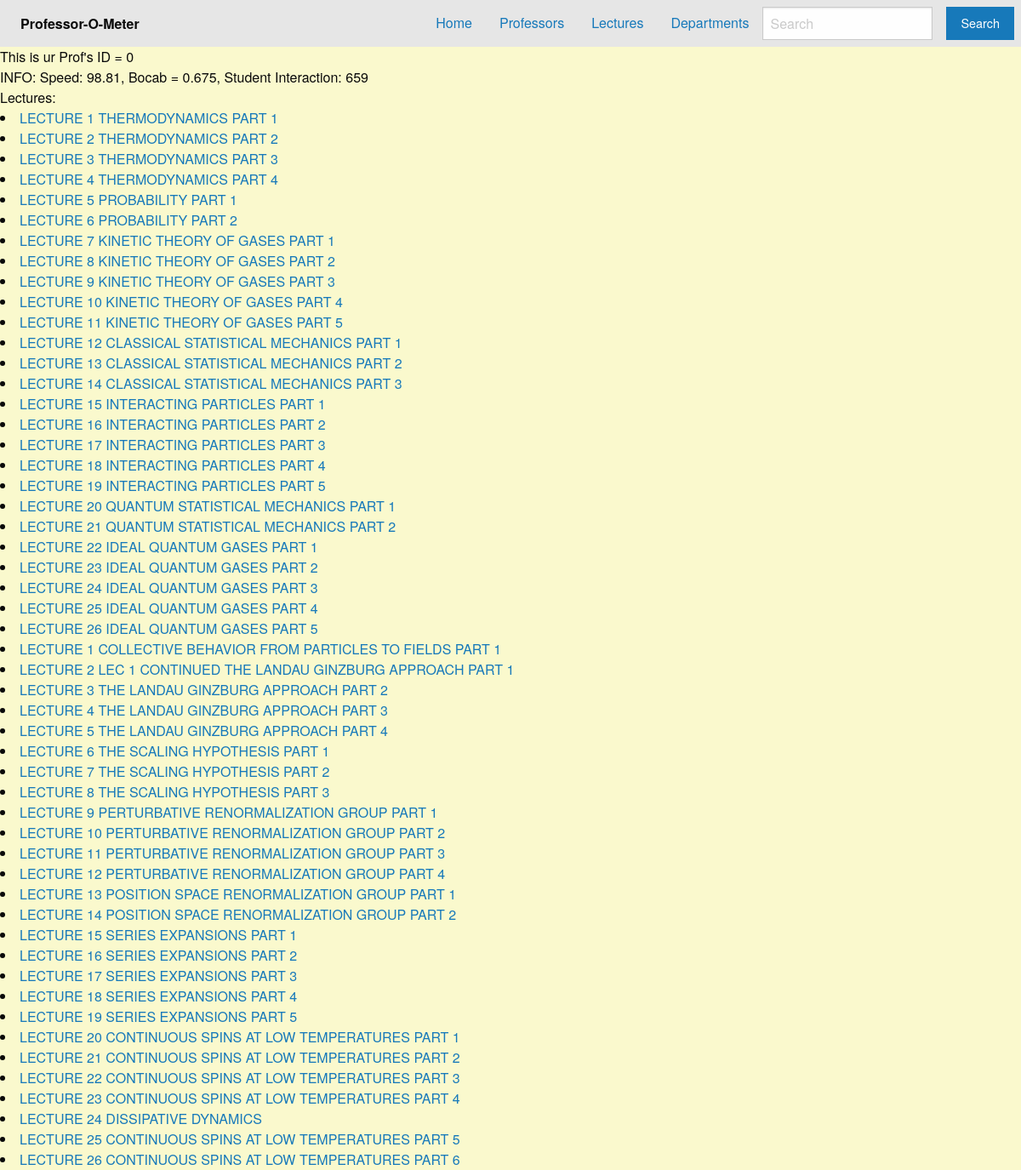
The app's page /prof/0, older data.
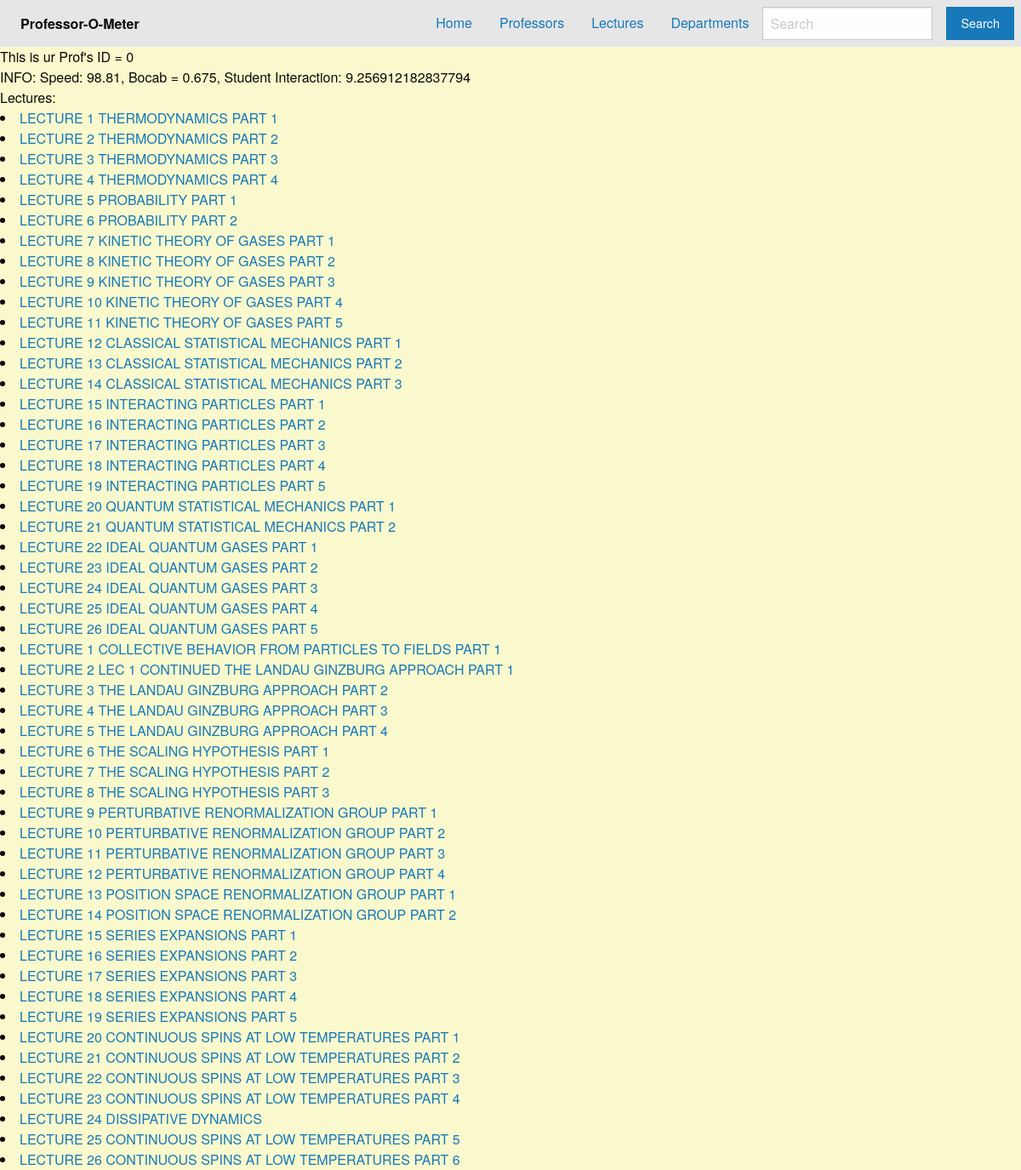
The same page, newer data.
### tables this page shows
CREATE TABLE Professor(professor_id int primary key, professor text, speed int, vocabulary int, stu_interact int);

CREATE TABLE Lectures(Lecture_id int primary key, course_title text, lecture_title text, professor_id int, topic text, speed int, vocabulary int);

### app/__init__.py (the view)
@app.route("/prof/<prof_id>", methods=["GET"])
def prof_info(prof_id):
    prof_lectures = get_lectures_from_prof_id(prof_id)
    info = get_professor_info(prof_id)
    s=info[2] # Speed
    v=info[3] # vocab
    i=info[4] # student interaction
    return render_template("prof_info.html", ID=prof_id, LECTURES=prof_lectures, SPEED=s, VOCAB=v, INTERACTION=i)

### app/db.py (called while the page is built)
def get_professor_info(ID):
    c = db.cursor()
    c.execute("select * from Professor where (professor_id = ?)", (ID,))
    data = c.fetchall()
    c.close()
    if data == None :
        return []
    return data[0]

def get_lectures_from_prof_id(ID):
    c = db.cursor()
    c.execute("select Lecture_id,lecture_title from Lectures where (professor_id = ?)", (ID,))
    data = c.fetchall()
    c.close()
    if data == None :
        return []
    Titles = [[Title[0], Title[1]] for Title in data]
    return Titles

### app/templates/prof_info.html (shortened to what this page needs)
<!DOCTYPE html>
<html lang="en">
<head>
    <link rel="stylesheet" href="https://cdn.jsdelivr.net/npm/foundation-sites@6.7.5/dist/css/foundation.min.css">
    <link rel="stylesheet" href="static/css/stylesheet.css">
</head>
<body>
      <nav class="top-bar" data-topbar role="navigation">
        <div class="top-bar-left">
          <ul class="dropdown menu" data-responsive-menu="drilldown medium-dropdown">
            <li class="menu-text">Professor-O-Meter</li>
          </ul>
        </div>
        <div class="top-bar-right">
          <ul class="dropdown menu" data-responsive-menu="drilldown medium-dropdown">
            <li><a href="/">Home</a></li>
            <li><a href="/professor">Professors</a></li>
            <li><a href="/lecture">Lectures</a></li>
            <li><a href="/departments">Departments</a></li>
            <ul class="menu">
                <li><form action="/result" class="search-form">
                    <input type="search" placeholder="Search" id="search" name="search"></li>
                    <li><button type="submit" class="button">Search</button>
                </form></li>
              </ul>
            </div>
      </nav>
    This is ur Prof's ID = {{ID}} <br>
    INFO: Speed: {{SPEED}}, Bocab = {{VOCAB}}, Student Interaction: {{INTERACTION}} <br>
    Lectures:
    {% for lecture in LECTURES %}
    <li><a href = {{ url_for( 'lecture_info' ,lecture_id = lecture[0])}}>
        {{lecture[1]}}
    </a></li>
    {% endfor %}
</body>
</html>

### app/static/css/stylesheet.css (style rules this page uses)
body { background-color: #faf9cd; }

Row changes from the older to the newer data that the page shows:
changed Professor: stu_interact "659" → "9.256912182837794"
